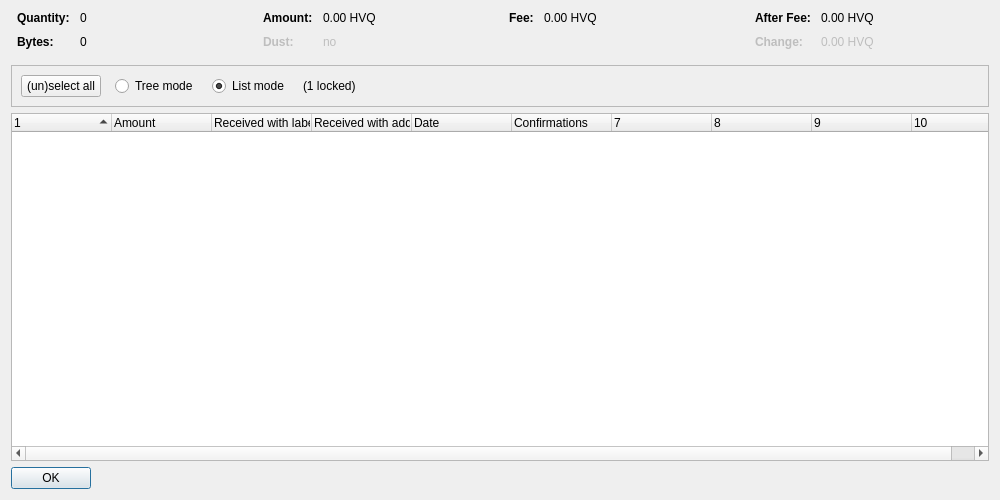
<?xml version="1.0" encoding="UTF-8"?>
<ui version="4.0">
 <class>CoinControlDialog</class>
 <widget class="QDialog" name="CoinControlDialog">
  <property name="geometry">
   <rect>
    <x>0</x>
    <y>0</y>
    <width>1000</width>
    <height>500</height>
   </rect>
  </property>
  <property name="windowTitle">
   <string>Coin Selection</string>
  </property>
  <layout class="QVBoxLayout" name="verticalLayout">
   <item>
    <layout class="QHBoxLayout" name="horizontalLayoutTop" stretch="0,0,0,0">
     <property name="topMargin">
      <number>0</number>
     </property>
     <property name="bottomMargin">
      <number>10</number>
     </property>
     <item>
      <layout class="QFormLayout" name="formLayoutCoinControl1">
       <property name="horizontalSpacing">
        <number>10</number>
       </property>
       <property name="verticalSpacing">
        <number>10</number>
       </property>
       <property name="leftMargin">
        <number>6</number>
       </property>
       <property name="rightMargin">
        <number>6</number>
       </property>
       <item row="0" column="0">
        <widget class="QLabel" name="labelCoinControlQuantityText">
         <property name="font">
          <font>
           <weight>75</weight>
           <bold>true</bold>
          </font>
         </property>
         <property name="text">
          <string>Quantity:</string>
         </property>
        </widget>
       </item>
       <item row="0" column="1">
        <widget class="QLabel" name="labelCoinControlQuantity">
         <property name="cursor">
          <cursorShape>IBeamCursor</cursorShape>
         </property>
         <property name="contextMenuPolicy">
          <enum>Qt::ActionsContextMenu</enum>
         </property>
         <property name="text">
          <string notr="true">0</string>
         </property>
         <property name="textInteractionFlags">
          <set>Qt::LinksAccessibleByMouse|Qt::TextSelectableByKeyboard|Qt::TextSelectableByMouse</set>
         </property>
        </widget>
       </item>
       <item row="1" column="0">
        <widget class="QLabel" name="labelCoinControlBytesText">
         <property name="font">
          <font>
           <weight>75</weight>
           <bold>true</bold>
          </font>
         </property>
         <property name="text">
          <string>Bytes:</string>
         </property>
        </widget>
       </item>
       <item row="1" column="1">
        <widget class="QLabel" name="labelCoinControlBytes">
         <property name="cursor">
          <cursorShape>IBeamCursor</cursorShape>
         </property>
         <property name="contextMenuPolicy">
          <enum>Qt::ActionsContextMenu</enum>
         </property>
         <property name="text">
          <string notr="true">0</string>
         </property>
         <property name="textInteractionFlags">
          <set>Qt::LinksAccessibleByMouse|Qt::TextSelectableByKeyboard|Qt::TextSelectableByMouse</set>
         </property>
        </widget>
       </item>
      </layout>
     </item>
     <item>
      <layout class="QFormLayout" name="formLayoutCoinControl2">
       <property name="horizontalSpacing">
        <number>10</number>
       </property>
       <property name="verticalSpacing">
        <number>10</number>
       </property>
       <property name="leftMargin">
        <number>6</number>
       </property>
       <property name="rightMargin">
        <number>6</number>
       </property>
       <item row="0" column="0">
        <widget class="QLabel" name="labelCoinControlAmountText">
         <property name="font">
          <font>
           <weight>75</weight>
           <bold>true</bold>
          </font>
         </property>
         <property name="text">
          <string>Amount:</string>
         </property>
        </widget>
       </item>
       <item row="0" column="1">
        <widget class="QLabel" name="labelCoinControlAmount">
         <property name="cursor">
          <cursorShape>IBeamCursor</cursorShape>
         </property>
         <property name="contextMenuPolicy">
          <enum>Qt::ActionsContextMenu</enum>
         </property>
         <property name="text">
          <string notr="true">0.00 HVQ</string>
         </property>
         <property name="textInteractionFlags">
          <set>Qt::LinksAccessibleByMouse|Qt::TextSelectableByKeyboard|Qt::TextSelectableByMouse</set>
         </property>
        </widget>
       </item>
       <item row="1" column="0">
        <widget class="QLabel" name="labelCoinControlLowOutputText">
         <property name="enabled">
          <bool>false</bool>
         </property>
         <property name="font">
          <font>
           <weight>75</weight>
           <bold>true</bold>
          </font>
         </property>
         <property name="text">
          <string>Dust:</string>
         </property>
        </widget>
       </item>
       <item row="1" column="1">
        <widget class="QLabel" name="labelCoinControlLowOutput">
         <property name="enabled">
          <bool>false</bool>
         </property>
         <property name="cursor">
          <cursorShape>IBeamCursor</cursorShape>
         </property>
         <property name="contextMenuPolicy">
          <enum>Qt::ActionsContextMenu</enum>
         </property>
         <property name="text">
          <string notr="true">no</string>
         </property>
         <property name="textInteractionFlags">
          <set>Qt::LinksAccessibleByMouse|Qt::TextSelectableByKeyboard|Qt::TextSelectableByMouse</set>
         </property>
        </widget>
       </item>
      </layout>
     </item>
     <item>
      <layout class="QFormLayout" name="formLayoutCoinControl3">
       <property name="horizontalSpacing">
        <number>10</number>
       </property>
       <property name="verticalSpacing">
        <number>10</number>
       </property>
       <property name="leftMargin">
        <number>6</number>
       </property>
       <property name="rightMargin">
        <number>6</number>
       </property>
       <item row="0" column="0">
        <widget class="QLabel" name="labelCoinControlFeeText">
         <property name="font">
          <font>
           <weight>75</weight>
           <bold>true</bold>
          </font>
         </property>
         <property name="text">
          <string>Fee:</string>
         </property>
        </widget>
       </item>
       <item row="0" column="1">
        <widget class="QLabel" name="labelCoinControlFee">
         <property name="cursor">
          <cursorShape>IBeamCursor</cursorShape>
         </property>
         <property name="contextMenuPolicy">
          <enum>Qt::ActionsContextMenu</enum>
         </property>
         <property name="text">
          <string notr="true">0.00 HVQ</string>
         </property>
         <property name="textInteractionFlags">
          <set>Qt::LinksAccessibleByMouse|Qt::TextSelectableByKeyboard|Qt::TextSelectableByMouse</set>
         </property>
        </widget>
       </item>
      </layout>
     </item>
     <item>
      <layout class="QFormLayout" name="formLayoutCoinControl4">
       <property name="horizontalSpacing">
        <number>10</number>
       </property>
       <property name="verticalSpacing">
        <number>10</number>
       </property>
       <property name="leftMargin">
        <number>6</number>
       </property>
       <property name="rightMargin">
        <number>6</number>
       </property>
       <item row="0" column="0">
        <widget class="QLabel" name="labelCoinControlAfterFeeText">
         <property name="font">
          <font>
           <weight>75</weight>
           <bold>true</bold>
          </font>
         </property>
         <property name="text">
          <string>After Fee:</string>
         </property>
        </widget>
       </item>
       <item row="0" column="1">
        <widget class="QLabel" name="labelCoinControlAfterFee">
         <property name="cursor">
          <cursorShape>IBeamCursor</cursorShape>
         </property>
         <property name="contextMenuPolicy">
          <enum>Qt::ActionsContextMenu</enum>
         </property>
         <property name="text">
          <string notr="true">0.00 HVQ</string>
         </property>
         <property name="textInteractionFlags">
          <set>Qt::LinksAccessibleByMouse|Qt::TextSelectableByKeyboard|Qt::TextSelectableByMouse</set>
         </property>
        </widget>
       </item>
       <item row="1" column="0">
        <widget class="QLabel" name="labelCoinControlChangeText">
         <property name="enabled">
          <bool>false</bool>
         </property>
         <property name="font">
          <font>
           <weight>75</weight>
           <bold>true</bold>
          </font>
         </property>
         <property name="text">
          <string>Change:</string>
         </property>
        </widget>
       </item>
       <item row="1" column="1">
        <widget class="QLabel" name="labelCoinControlChange">
         <property name="enabled">
          <bool>false</bool>
         </property>
         <property name="cursor">
          <cursorShape>IBeamCursor</cursorShape>
         </property>
         <property name="contextMenuPolicy">
          <enum>Qt::ActionsContextMenu</enum>
         </property>
         <property name="text">
          <string notr="true">0.00 HVQ</string>
         </property>
         <property name="textInteractionFlags">
          <set>Qt::LinksAccessibleByMouse|Qt::TextSelectableByKeyboard|Qt::TextSelectableByMouse</set>
         </property>
        </widget>
       </item>
      </layout>
     </item>
    </layout>
   </item>
   <item>
    <widget class="QFrame" name="frame">
     <property name="minimumSize">
      <size>
       <width>0</width>
       <height>40</height>
      </size>
     </property>
     <property name="frameShape">
      <enum>QFrame::StyledPanel</enum>
     </property>
     <property name="frameShadow">
      <enum>QFrame::Sunken</enum>
     </property>
     <layout class="QHBoxLayout" name="horizontalLayout">
      <item>
       <layout class="QHBoxLayout" name="horizontalLayoutPanel" stretch="0,0,0,0,0">
        <property name="spacing">
         <number>14</number>
        </property>
        <item>
         <widget class="QPushButton" name="pushButtonSelectAll">
          <property name="sizePolicy">
           <sizepolicy hsizetype="Maximum" vsizetype="Fixed">
            <horstretch>0</horstretch>
            <verstretch>0</verstretch>
           </sizepolicy>
          </property>
          <property name="text">
           <string>(un)select all</string>
          </property>
          <property name="autoDefault">
           <bool>false</bool>
          </property>
         </widget>
        </item>
        <item>
         <widget class="QRadioButton" name="radioTreeMode">
          <property name="sizePolicy">
           <sizepolicy hsizetype="Maximum" vsizetype="Fixed">
            <horstretch>0</horstretch>
            <verstretch>0</verstretch>
           </sizepolicy>
          </property>
          <property name="text">
           <string>Tree mode</string>
          </property>
         </widget>
        </item>
        <item>
         <widget class="QRadioButton" name="radioListMode">
          <property name="sizePolicy">
           <sizepolicy hsizetype="Maximum" vsizetype="Fixed">
            <horstretch>0</horstretch>
            <verstretch>0</verstretch>
           </sizepolicy>
          </property>
          <property name="text">
           <string>List mode</string>
          </property>
          <property name="checked">
           <bool>true</bool>
          </property>
         </widget>
        </item>
        <item>
         <widget class="QLabel" name="labelLocked">
          <property name="text">
           <string notr="true">(1 locked)</string>
          </property>
         </widget>
        </item>
        <item>
         <spacer name="horizontalSpacer">
          <property name="orientation">
           <enum>Qt::Horizontal</enum>
          </property>
          <property name="sizeHint" stdset="0">
           <size>
            <width>40</width>
            <height>20</height>
           </size>
          </property>
         </spacer>
        </item>
       </layout>
      </item>
     </layout>
    </widget>
   </item>
   <item>
    <widget class="CoinControlTreeWidget" name="treeWidget">
     <property name="contextMenuPolicy">
      <enum>Qt::CustomContextMenu</enum>
     </property>
     <property name="sortingEnabled">
      <bool>false</bool>
     </property>
     <property name="columnCount">
      <number>10</number>
     </property>
     <attribute name="headerShowSortIndicator" stdset="0">
      <bool>true</bool>
     </attribute>
     <attribute name="headerStretchLastSection">
      <bool>false</bool>
     </attribute>
     <column>
      <property name="text">
       <string/>
      </property>
     </column>
     <column>
      <property name="text">
       <string>Amount</string>
      </property>
     </column>
     <column>
      <property name="text">
       <string>Received with label</string>
      </property>
     </column>
     <column>
      <property name="text">
       <string>Received with address</string>
      </property>
     </column>
     <column>
      <property name="text">
       <string>Date</string>
      </property>
     </column>
     <column>
      <property name="text">
       <string>Confirmations</string>
      </property>
      <property name="toolTip">
       <string>Confirmed</string>
      </property>
     </column>
     <column>
      <property name="text">
       <string/>
      </property>
     </column>
     <column>
      <property name="text">
       <string/>
      </property>
     </column>
     <column>
      <property name="text">
       <string/>
      </property>
     </column>
     <column>
      <property name="text">
       <string/>
      </property>
     </column>
    </widget>
   </item>
   <item>
    <widget class="QDialogButtonBox" name="buttonBox">
     <property name="sizePolicy">
      <sizepolicy hsizetype="Maximum" vsizetype="Fixed">
       <horstretch>0</horstretch>
       <verstretch>0</verstretch>
      </sizepolicy>
     </property>
     <property name="orientation">
      <enum>Qt::Horizontal</enum>
     </property>
     <property name="standardButtons">
      <set>QDialogButtonBox::Ok</set>
     </property>
    </widget>
   </item>
  </layout>
 </widget>
 <customwidgets>
  <customwidget>
   <class>CoinControlTreeWidget</class>
   <extends>QTreeWidget</extends>
   <header>coincontroltreewidget.h</header>
  </customwidget>
 </customwidgets>
 <resources/>
 <connections/>
</ui>
